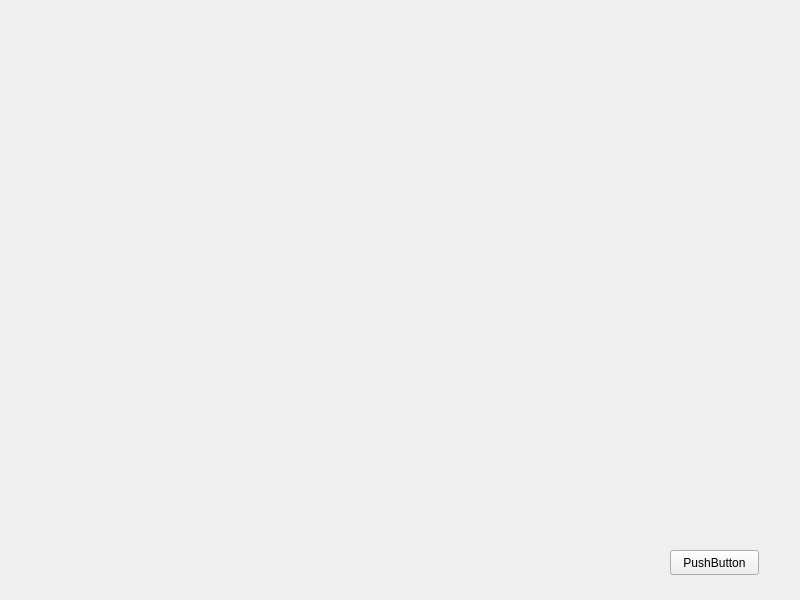
<?xml version="1.0" encoding="UTF-8"?>
<ui version="4.0">
 <class>Widget</class>
 <widget class="QWidget" name="Widget">
  <property name="geometry">
   <rect>
    <x>0</x>
    <y>0</y>
    <width>800</width>
    <height>600</height>
   </rect>
  </property>
  <property name="windowTitle">
   <string>Widget</string>
  </property>
  <widget class="QPushButton" name="pushButton">
   <property name="geometry">
    <rect>
     <x>670</x>
     <y>550</y>
     <width>89</width>
     <height>25</height>
    </rect>
   </property>
   <property name="text">
    <string>PushButton</string>
   </property>
  </widget>
 </widget>
 <resources/>
 <connections/>
</ui>
